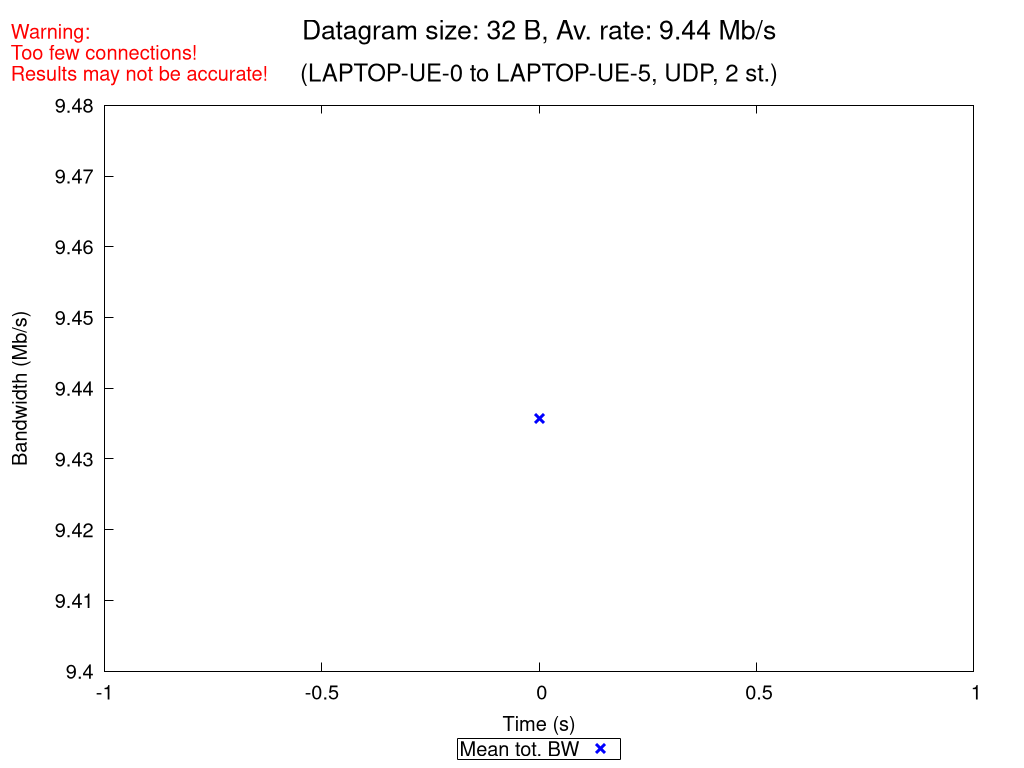

Source code (gnuplot):
set terminal pngcairo nocrop enhanced size 1024,768 font "Verdana,15"
set output "UDP_2_st_2020_10_12_12-56-35_one2two_00032B.png"

set title "{/=20 Datagram size: 32 B, Av. rate: 9.44 Mb/s}\n\n{/=18 (LAPTOP-UE-0 to LAPTOP-UE-5, UDP, 2 st.)}"
set label "Warning:\nToo few connections!\nResults may not be accurate!" at screen 0.01, screen 0.96 tc rgb "red"

set xlabel "Time (s)"
set ylabel "Bandwidth (Mb/s)"
set ytics nomirror
set key bmargin center horizontal box samplen 1 width -1
set bmargin 4.6
set rmargin 4.5

rf = 1000000.0  # rate factor
set style fill transparent solid 0.2 noborder
set autoscale xfix
plot "UDP_2_st_2020_10_12_12-56-35_one2two_00032B_iperf_processed.dat" using 1:($2/rf-$3/rf):($2/rf+$3/rf) with filledcurves lc rgb "blue" notitle, \
     "" using 1:($2/rf) with points pt 2 ps 1.5 lw 3 lc rgb "blue" title "Mean tot. BW", \
